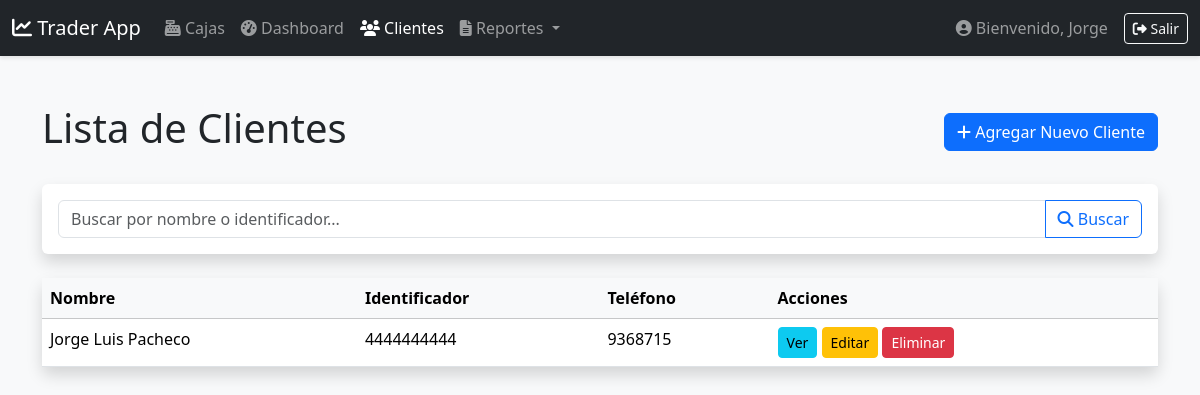
The page /clients/ (signed in) on the database as committed earlier.
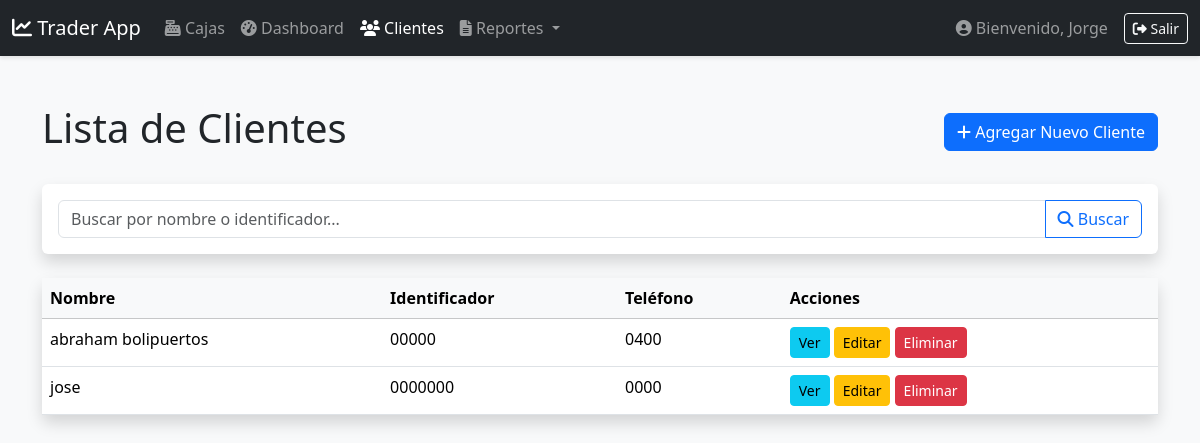
The same page on the database as committed later.
### exchange/models.py (models this page shows, shortened)
class Client(models.Model):
    name = models.CharField(max_length=100, verbose_name="Nombre Completo")
    identifier = models.CharField(max_length=20, unique=True, verbose_name="Cédula o RIF")
    phone = models.CharField(max_length=20, blank=True, null=True, verbose_name="Teléfono")
    email = models.EmailField(blank=True, null=True, verbose_name="Correo Electrónico")
    created_at = models.DateTimeField(auto_now_add=True)

### exchange/views.py (the view)
# urls.py: path('clients/', ClientListView.as_view(), name='client-list'),
class ClientListView(LoginRequiredMixin, ListView):
    model = Client
    template_name = 'exchange/client_list.html'
    context_object_name = 'clients'
    paginate_by = 10
    def get_queryset(self):
        queryset = super().get_queryset().order_by('name')
        search_query = self.request.GET.get('q', '')
        if search_query:
            queryset = queryset.filter(
                Q(name__istartswith=search_query) |
                Q(identifier__istartswith=search_query)
            )
        return queryset
    def get_context_data(self, **kwargs):
        context = super().get_context_data(**kwargs)
        context['search_query'] = self.request.GET.get('q', '')
        return context

### exchange/templates/exchange/client_list.html (shortened to what this page needs)
{% extends "base.html" %}
{% block content %}
<div class="container mt-4">
    <div class="d-flex justify-content-between align-items-center mb-4">
        <h1>Lista de Clientes</h1>
        <a href="{% url 'client-create' %}" class="btn btn-primary">
            <i class="fas fa-plus"></i> Agregar Nuevo Cliente
        </a>
    </div>
    <div class="card shadow mb-4">
        <div class="card-body">
            <form method="get" id="search-form">
                <div class="input-group">
                    <input type="text" name="q" id="search-input" class="form-control"
                           placeholder="Buscar por nombre o identificador..."
                           value="{{ search_query }}">
                    <button class="btn btn-outline-primary" type="submit">
                        <i class="fas fa-search"></i> Buscar
                    </button>
                </div>
            </form>
        </div>
    </div>
    <div class="card shadow">
        <div class="card-body p-0">
            <div class="table-responsive">
                <table class="table table-hover mb-0">
                    <thead class="table-light">
                        <tr>
                            <th>Nombre</th>
                            <th>Identificador</th>
                            <th>Teléfono</th>
                            <th>Acciones</th>
                        </tr>
                    </thead>
                    <tbody>
                        {% for client in clients %}
                        <tr>
                            <td>{{ client.name }}</td>
                            <td>{{ client.identifier }}</td>
                            <td>{{ client.phone|default:"N/A" }}</td>
                            <td>
                                <a href="{% url 'client-detail' client.pk %}" class="btn btn-sm btn-info">Ver</a>
                                <a href="{% url 'client-update' client.pk %}" class="btn btn-sm btn-warning">Editar</a>
                                <a href="{% url 'client-delete' client.pk %}" class="btn btn-sm btn-danger">Eliminar</a>
                            </td>
                        </tr>
                        {% endfor %}
                    </tbody>
                </table>
            </div>
        </div>
    </div>
</div>
{% endblock %}

Rows that differ between the two databases and show on the page:
removed Client: name "Jorge Luis Pacheco", identifier "4444444444", phone "9368715"
added Client: name "abraham bolipuertos", identifier "00000", phone "0400"
added Client: name "jose", identifier "0000000", phone "0000"
